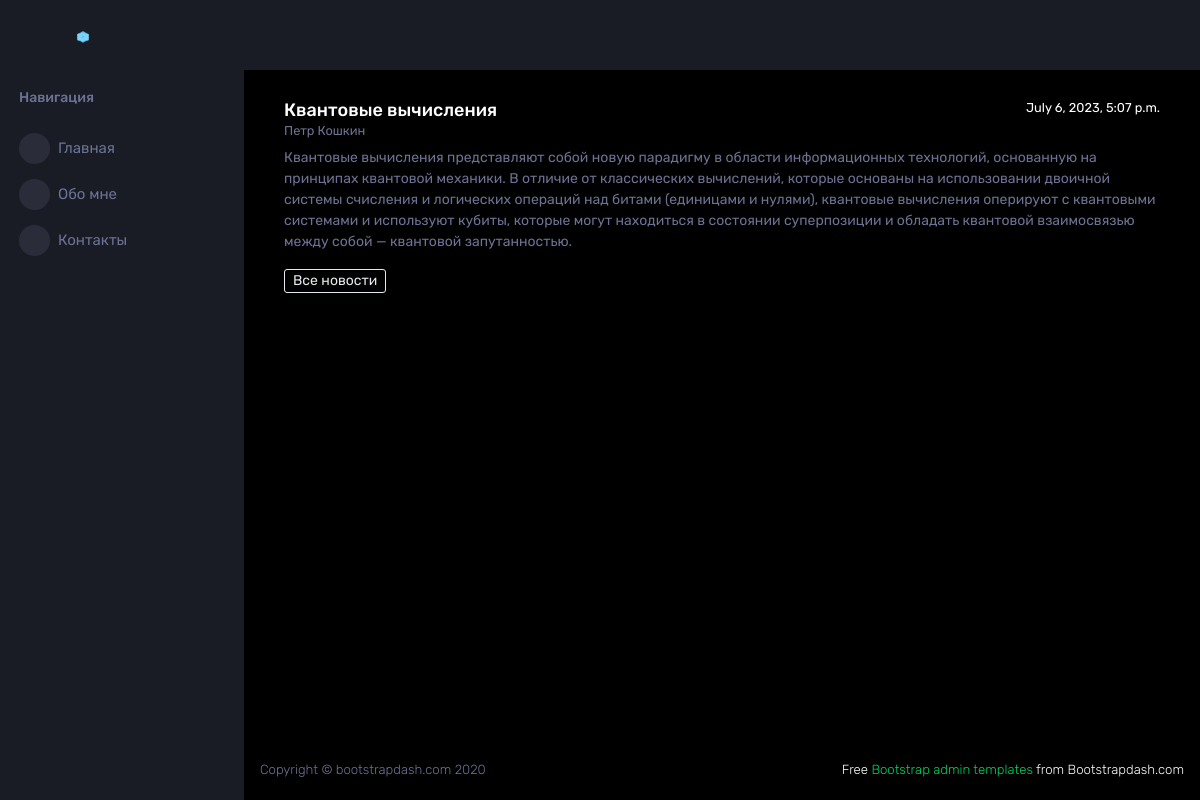
The page /news/2 on the database its author committed.
### news/models.py (models this page shows, shortened)
class Post(models.Model):
    news = 'N'
    article = 'A'
    postChoice = [
        (news, 'Новость'),
        (article, 'Статья')
    ]
    postAuthor = models.ForeignKey(Author, on_delete = models.CASCADE)
    postType = models.CharField(max_length = 1, choices = postChoice, default = news)
    postDateTime = models.DateTimeField(auto_now_add = True)
    postCat = models.ManyToManyField(Category, through = 'PostCategory')
    postTitle = models.CharField(max_length = 255, default = 'Заголовок')
    postBody = models.TextField(default = 'Здесь должен быть текст')
    postRate = models.IntegerField(default = 0)

class Author(models.Model):
    userModel = models.OneToOneField(User, on_delete=models.CASCADE)
    userRate = models.IntegerField(default = 0)

### news/views.py (the view)
# urls.py: path('<int:pk>', NewsDetail.as_view())
class NewsDetail(DetailView):
    model = Post
    template_name = 'newspaper/post.html'
    context_object_name = 'post'

### news/templatetags/custom_filters.py (called while the page is built)
@register.filter(name='censor')
def censor(value):
    return cense(value)

### templates/newspaper/post.html (shortened to what this page needs)
{% extends 'layout/default.html' %}
{% load custom_filters %}
{% block content %}
<div class="container">
    <div class="row justify-content-md-center>">
       <div class="col">
            <h1 class="page-title">{{ post.postTitle|censor }}</h1>
       </div>
       <div class="col-md-auto">
            <h3 class="small test-muted">{{ post.postDateTime }}</h3>
        </div>
    </div>
    <div class="row">
        <div class="col">
            <h3 class="small text-muted">{{ post.postAuthor.userModel.username }}</h3>
        </div>
    </div>
    <div class="row">
        <div class="col">
            <p class="text-muted">{{ post.postBody|censor }}</p>
        </div>
    </div>
    <a role="button" class="btn btn-outline-secondary btn-sm" href="../news">Все новости</a>
</div>
{% endblock content %}

### rows shown on the page
Post: postTitle|censor "Квантовые вычисления", postDateTime "July 6, 2023, 5:07 p.m.", postAuthor.userModel.username "Петр Кошкин", postBody|censor "Квантовые вычисления представляют собой новую парадигму в области информационных технологий, основанную на принципах квантовой механики. В отличие от классических вычислений, которые основаны на использовании двоичной системы счисления и логических операций над битами (единицами и нулями), квантовые вычисления оперируют с квантовыми системами и используют кубиты, которые могут находиться в состоянии суперпозиции и обладать квантовой взаимосвязью между собой — квантовой запутанностью."
